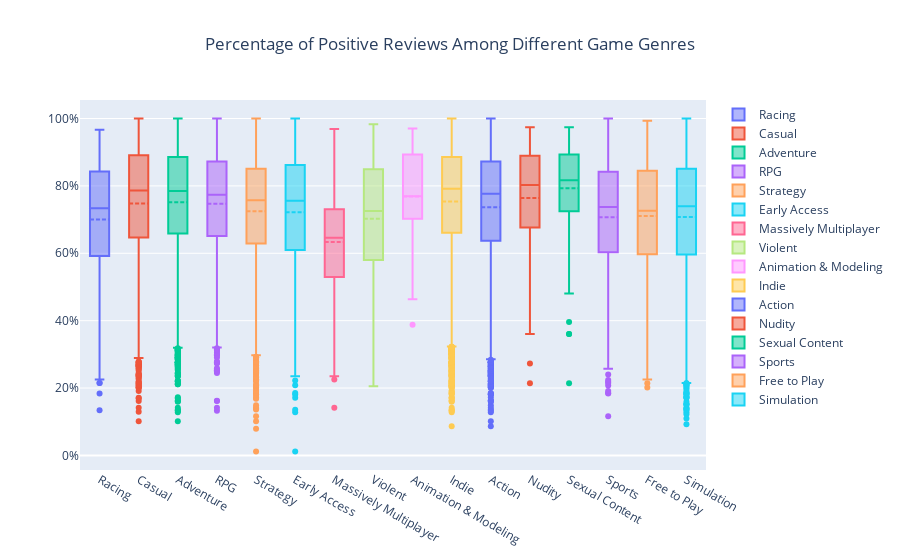

The cell this chart's notebook holds for it:
### Code cell
fig = go.Figure()

genreList = ['Racing', 'Casual', 'Adventure', 'RPG', 'Strategy', 'Early Access', 'Massively Multiplayer', 
             'Violent', 'Animation & Modeling', 'Indie', 'Action', 'Nudity', 'Sexual Content', 'Sports',
             'Free to Play', 'Simulation']
for genre in genreList:
    fig.add_trace(go.Box(
        y=plotdf[plotdf['genre'] == genre]['positive_ratio'],
        name=genre,
        boxpoints='outliers', # can be outliers, or suspectedoutliers, or False
        boxmean=True # represent the mean of the box plot
    ))
fig.update_layout(title_text='Percentage of Positive Reviews Among Different Game Genres', title_x=0.5, yaxis_tickformat = '.0%', paper_bgcolor='rgba(0,0,0,0)')

fig.show()
pio.write_image(fig, "boxchart.svg")

### Figure 1 — Plotly figure (JSON) as saved in the notebook; plotly's stock layout.template omitted (floating-point values rounded to 4 significant figures; data arrays with more than 128 entries replaced by an {"elided": "..."} marker saying what was removed)
{"data": [{"boxmean": true, "boxpoints": "outliers", "name": "Racing", "type": "box", "y": {"elided": "461 float values"}}, {"boxmean": true, "boxpoints": "outliers", "name": "Casual", "type": "box", "y": {"elided": "3329 float values"}}, {"boxmean": true, "boxpoints": "outliers", "name": "Adventure", "type": "box", "y": {"elided": "4552 float values"}}, {"boxmean": true, "boxpoints": "outliers", "name": "RPG", "type": "box", "y": {"elided": "2310 float values"}}, {"boxmean": true, "boxpoints": "outliers", "name": "Strategy", "type": "box", "y": {"elided": "2548 float values"}}, {"boxmean": true, "boxpoints": "outliers", "name": "Early Access", "type": "box", "y": {"elided": "1000 float values"}}, {"boxmean": true, "boxpoints": "outliers", "name": "Massively Multiplayer", "type": "box", "y": {"elided": "496 float values"}}, {"boxmean": true, "boxpoints": "outliers", "name": "Violent", "type": "box", "y": {"elided": "289 float values"}}, {"boxmean": true, "boxpoints": "outliers", "name": "Animation & Modeling", "type": "box", "y": [0.9314, 0.9375, 0.8967, 0.7326, 0.6454, 0.7653, 0.7376, 0.8303, 0.758, 0.8929, 0.3881, 0.7909, 0.814, 0.7059, 0.52, 0.9598, 0.7765, 0.4639, 0.9703, 0.7099, 0.8226, 0.8421, 0.7692, 0.5738, 0.7609, 0.6835, 0.8796, 0.9266, 0.9038, 0.6914, 0.7528, 0.6364, 0.8941]}, {"boxmean": true, "boxpoints": "outliers", "name": "Indie", "type": "box", "y": {"elided": "7861 float values"}}, {"boxmean": true, "boxpoints": "outliers", "name": "Action", "type": "box", "y": {"elided": "5278 float values"}}, {"boxmean": true, "boxpoints": "outliers", "name": "Nudity", "type": "box", "y": {"elided": "142 float values"}}, {"boxmean": true, "boxpoints": "outliers", "name": "Sexual Content", "type": "box", "y": {"elided": "132 float values"}}, {"boxmean": true, "boxpoints": "outliers", "name": "Sports", "type": "box", "y": {"elided": "523 float values"}}, {"boxmean": true, "boxpoints": "outliers", "name": "Free to Play", "type": "box", "y": {"elided": "1213 float values"}}, {"boxmean": true, "boxpoints": "outliers", "name": "Simulation", "type": "box", "y": {"elided": "2396 float values"}}], "layout": {"paper_bgcolor": "rgba(0,0,0,0)", "title": {"text": "Percentage of Positive Reviews Among Different Game Genres", "x": 0.5}, "yaxis": {"tickformat": ".0%"}}}
